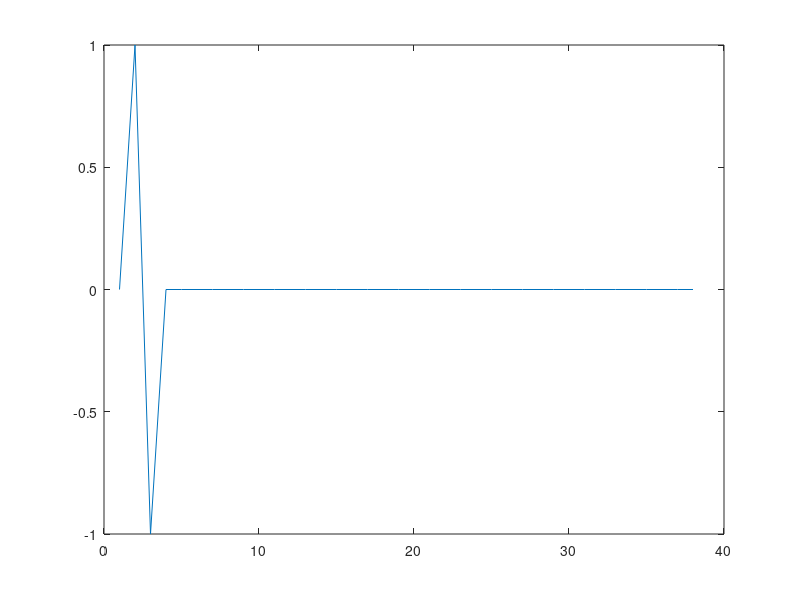

Reproduce this figure in MATLAB. (Note: this script raises an error after producing the figure.)
% Lab Exam - 2h - Thursday 9 January 2014
% Emre Ozan Alkan
% Send to olivier.laligant@u-bourgogne.fr

% close all;
% clear;
% clc;

% Exercise 1 - System y_{k} = x_{k+1} - x_{k-1}, y: output, x: input

%% 1.1 Is the system causal ?
    % System is not causal, because one of the input(x_{k+1}) depeneds on
    % the future value
    
%% 1.2 Is the system stable ?
    % System is stable 
    
%% 1.3 Thans to the signal x_{k} = U(k - 7) - U(k - 15) for k in [1, N = 20],
%  U being the Heaviside/step function, demonstrate the system is linear (or not).
    N = 20;
    
    k = 7;
    Uk7(1:k-1) = zeros(1,k-1);
    Uk7(k:N) = ones(1,N-k+1);
    
    k = 15;
    Uk15(1:k-1) = zeros(1,k-1);
    Uk15(k:N) = ones(1,N-k+1);
    
    x = Uk7 - Uk15;
    
    plot(x, '*');
    
    % System is not linear.
    
%% 1.4 Plot or display the exact definition (including the abcissa coordinates)
%  of the impulse response h of the system.
    N = 20;
    d = zeros(1,N);
    d(2) = 1;
    h = d(2:N) - d(1:N-1);
    plot(h, 'r*');
    
%  1.5 Check you can obtain y from x and h thanks to the matlab conv
%  function
    C = conv(d, h);
    plot(C);
    
%  1.6 Compute the integral filter H thanks to the primitive operator ...

%  1.7 Demonstrate you can obtain y from x, H and another elementary filder
%  D thanks to the matlab conv function. Display D.

%  1.8 Plot the |FFT| of h, H and D. Comment these results (frequency
%  behaviour/property).

%% Create a small image 32px32p, perform 2D edge detection. Disp mod and phase
clear Im;
N = 32;

matlabIm = imread('blobs.png');
%matlabIm = imread('cell.tif');
%matlabIm = imread('board.tif');
%matlabIm = imread('rice.png');
%imshow(matlabIm);

% Ts = 1 / N;
% Fs = N;
% df = Fs / N; % Sampling

% Im(N/8:N/4, N/4+1:N/2) = 1;
% Im(1:N/4, N/2+1:N) = Im;
% Im(N/4+1:N/2, :) = Im;
% Im(N/2+1:3*N/4, :) = Im(1:N/4, :);
% Im(3*N/4+1:N, :) = Im(1:N/4, :);
%imagesc(Im);

Im(1:32, 1:32, :) = matlabIm(1:32, 1:32, :);
subplot(2, 3, 1);
imshow(Im);title('Image 32x32');
% colormap('gray');
s = 0.7 % scaling
[ImGi, ImGj] = CannyDriche(Im, s);
subplot(2, 3, 2);
imshow(ImGi);title('ImGi');
subplot(2, 3, 3);
imshow(ImGj);title('ImGj');

subplot(2, 3, 4);
imagesc(abs(ImGi+j*ImGj));title('Modulus');

subplot(2, 3, 5);
imagesc(angle(ImGi+j*ImGj));title('Phase');



    
    




%% matlab default images
pth = fileparts(which('cameraman.tif'));
    D = dir(pth);
    C = {'.tif';'.jp';'.png';'.bmp'};
    idx = false(size(D));
    for ii = 1:length(C)
        idx = idx | (arrayfun(@(x) any(strfind(x.name,C{ii})),D));
    end
    D = D(idx);
    for ii = 1:numel(D)
        fprintf('%s\n',D(ii).name)
    end
















